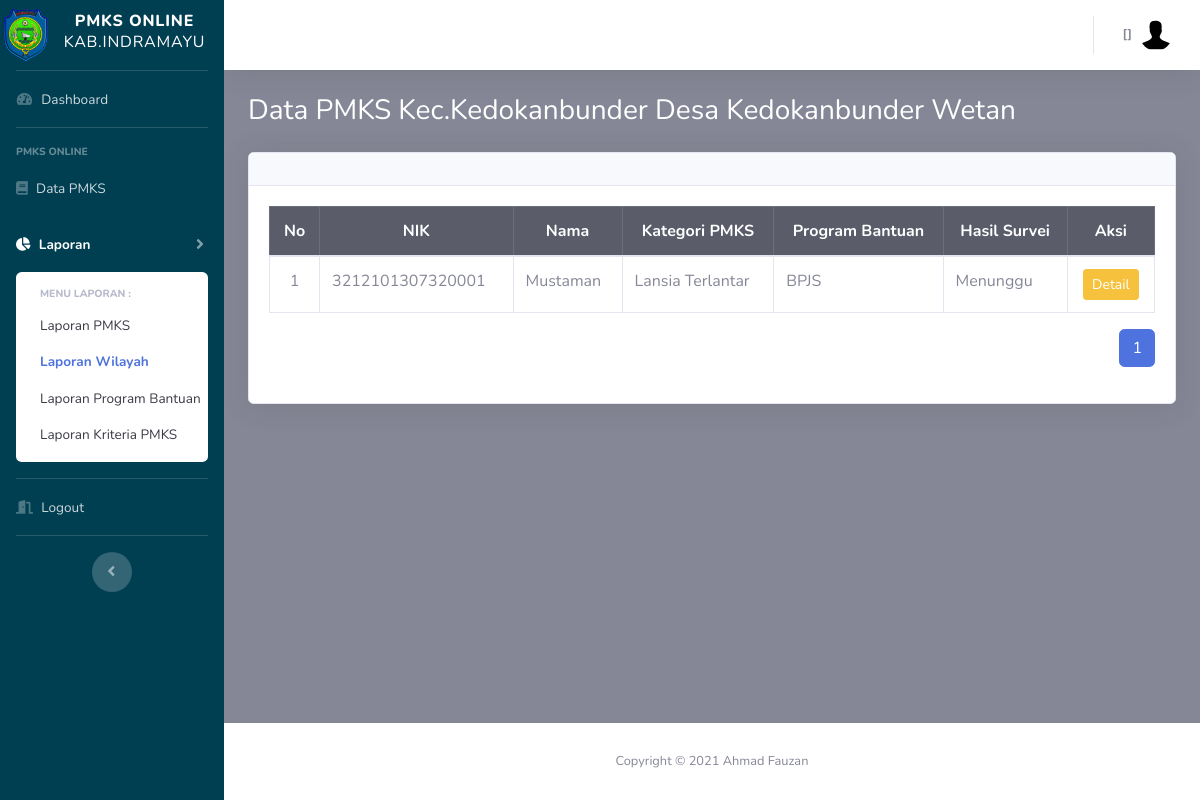
The app's page /pegawai/laporan_wil_detail.php?id=33 with its own data.
### tables this page shows
CREATE TABLE `desa` (
  `id_desa` int(10) NOT NULL,
  `nm_desa` varchar(25) NOT NULL,
  `id_kec` int(11) NOT NULL,
  `is_delete` int(11) NOT NULL,
  `row_edit` int(11) NOT NULL,
  `creator` int(11) NOT NULL,
  `time_input` datetime NOT NULL DEFAULT CURRENT_TIMESTAMP
);

CREATE TABLE `kecamatan` (
  `id_kec` int(11) NOT NULL,
  `nm_kec` varchar(20) NOT NULL,
  `is_delete` int(11) NOT NULL,
  `row_edit` int(11) NOT NULL,
  `creator` int(11) NOT NULL,
  `time_input` datetime NOT NULL DEFAULT CURRENT_TIMESTAMP
);

CREATE TABLE `pmks` (
  `id_pmks` int(11) NOT NULL,
  `id_kk` int(11) NOT NULL,
  `id_kec` int(11) NOT NULL,
  `id_desa` int(11) NOT NULL,
  `id_kat_pmks` int(11) NOT NULL,
  `id_program` int(11) NOT NULL,
  `hsl_survei` varchar(50) NOT NULL,
  `nik_pmks` varchar(50) NOT NULL,
  `nm_pmks` varchar(50) NOT NULL,
  `tgl_lhr_pmks` date NOT NULL,
  `hubungan` varchar(25) NOT NULL,
  `jns_klm_pmks` varchar(25) NOT NULL,
  `nm_ibu_pmks` varchar(50) NOT NULL,
  `pendidikan_pmks` varchar(50) NOT NULL,
  `is_delete` int(11) NOT NULL,
  `row_edit` int(11) NOT NULL,
  `creator` int(11) NOT NULL,
  `time_input` datetime NOT NULL DEFAULT CURRENT_TIMESTAMP
);

CREATE TABLE `kat_pmks` (
  `id_kat_pmks` int(10) NOT NULL,
  `nm_kat` varchar(25) NOT NULL,
  `is_delete` int(11) NOT NULL,
  `row_edit` int(11) NOT NULL,
  `creator` int(11) NOT NULL,
  `time_input` datetime NOT NULL DEFAULT CURRENT_TIMESTAMP
);

CREATE TABLE `program_bantuan` (
  `id_program` int(10) NOT NULL,
  `nm_program` varchar(25) NOT NULL,
  `is_delete` int(11) NOT NULL,
  `row_edit` int(11) NOT NULL,
  `creator` int(11) NOT NULL,
  `time_input` datetime NOT NULL DEFAULT CURRENT_TIMESTAMP
);

### config.php (called while the page is built, shortened)
<?php
	$database = 'pmks';
?>

### functions.php (called while the page is built, shortened)
<?php
function query($query)
{
	include('config.php');
	$result = mysqli_query($koneksi, $query);
	$rows = [];
	while ($row = mysqli_fetch_assoc($result)) {
		$rows[] = $row;
	}
	return $rows;
}

### pegawai/laporan_wil_detail.php (the view, shortened to what this page needs)
<?php
  include('templetes/sidebar.php');
  include('templetes/topbar.php');
  require_once "../functions.php";
$id=$_GET['id'];
$jml_DataHalaman = 5;
$jml_responden = count(query("SELECT a.*, b.*,c.*,d.*,f.*,g.*,h.id_kec,
                               h.nm_kec AS nm_kec_kk,i.id_desa,i.nm_desa AS nm_desa_kk FROM pmks a
                               INNER JOIN kat_pmks b USING (id_kat_pmks)
                               INNER JOIN program_bantuan c USING (id_program)
                               INNER JOIN kk d USING (id_kk)
                               INNER JOIN Kecamatan f ON a.id_kec = f.id_kec
                               INNER JOIN desa g ON a.id_desa = g.id_desa
                               INNER JOIN Kecamatan h ON d.id_kec = h.id_kec
                               INNER JOIN desa i ON d.id_desa = i.id_desa
                               WHERE a.is_delete = 1 AND d.is_delete = 1 AND g.id_desa=$id ORDER BY nm_kec ASC, nm_desa ASC"));
$jml_Halaman = ceil($jml_responden / $jml_DataHalaman);
$pageAktif = (isset($_GET["page"]) ) ? $_GET["page"] : 1;
$awaldata = ( $jml_DataHalaman * $pageAktif ) - $jml_DataHalaman;
$pmks=query("SELECT a.*, b.*,c.*,d.*,f.*,g.*,h.id_kec,h.nm_kec AS nm_kec_kk,i.id_desa,i.nm_desa AS nm_desa_kk FROM pmks a
                               INNER JOIN kat_pmks b USING (id_kat_pmks)
                               INNER JOIN program_bantuan c USING (id_program)
                               INNER JOIN kk d USING (id_kk)
                               INNER JOIN Kecamatan f ON a.id_kec = f.id_kec
                               INNER JOIN desa g ON a.id_desa = g.id_desa
                               INNER JOIN Kecamatan h ON d.id_kec = h.id_kec
                               INNER JOIN desa i ON d.id_desa = i.id_desa
                               WHERE a.is_delete = 1 AND d.is_delete = 1 AND g.id_desa=$id ORDER BY nm_kec ASC, nm_desa ASC LIMIT $awaldata, $jml_DataHalaman");
$pmksx=query("SELECT a.*,b.id_kec,b.nm_kec,b.is_delete FROM desa a
              INNER JOIN kecamatan b USING (id_kec) WHERE a.is_delete=1 AND b.is_delete=1 AND a.id_desa=$id")[0];
?>
        <div class="container-fluid">
          <h1 class="h3 mb-4 text-judul">Data PMKS Kec.<?=$pmksx['nm_kec']. ' Desa '. $pmksx['nm_desa'] ?></h1>
              <div class="card shadow mb-2">
                <div class="card-header py-3">
                </div>
                <div class="card-body">
                <div class="table-responsive">
                <table class="table table-bordered" width="100%" cellspacing="0">
                  <thead class="table-dark">
                    <tr>
                      <th class="text-center">No</th>
                      <th class="text-center">NIK</th>
                      <th class="text-center">Nama</th>
                      <th class="text-center">Kategori PMKS</th>
                      <th class="text-center">Program Bantuan</th>
                      <th class="text-center">Hasil Survei</th>
                      <th class="text-center">Aksi</th>
                    </tr>
                  </thead>
                  <?php $i=$awaldata+1; ?>
                  <?php foreach ($pmks as $row):?>
                    <tbody>
                      <tr>
                        <td class="text-center"><?=$i;?></td>
                        <td class="text-left"><?=$row['nik_pmks'];?></td>
                        <td class="text-left"><?=$row['nm_pmks'];?></td>
                        <td class="text-left"><?=$row['nm_kat'];?></td>
                        <td class="text-left"><?=$row['nm_program'];?></td>
                        <td class="text-left"><?=$row['hsl_survei'];?></td>
                        <td class="text-center">
                         <a href="pmks_laporan.php?id=<?=$row['id_pmks'] ?>" class="btn btn-warning btn-sm">Detail</a>
                        </td>
                      </tr>
                      <?php $i++;?>
                    <?php endforeach; ?>
                  </tbody>
                </table>
                <nav aria-label="Page navigation example">
                  <ul class="pagination float-right">
                    <?php for ($i=1; $i <= $jml_Halaman; $i++) : ?>
                      <?php if ($i == $pageAktif) : ?>
                        <li class="page-item active"><a class="page-link" href="?page=<?=$i; ?>"><?=$i; ?></a></li>
                        <?php else : ?>
                          <li class="page-item"><a class="page-link" href="?page=<?=$i; ?>"><?=$i; ?></a></li>
                        <?php endif; ?>
                      <?php endfor; ?>
                    </ul>
                  </nav>
                </div>
              </div>
            </div>
        </div>
      </div>
<?php include('templetes/footer.php');?>

### pegawai/templetes/sidebar.php (style rules this page uses)
.text-judul { color: #ffffff; }

### records on screen
desa: id_kec.nm_kec "Kedokanbunder", nm_desa "Kedokanbunder Wetan"
pmks: nik_pmks "3212101307320001", nm_pmks "Mustaman", id_kat_pmks.nm_kat "Lansia Terlantar", id_program.nm_program "BPJS", hsl_survei "Menunggu"
